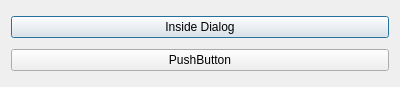
<?xml version="1.0" encoding="UTF-8"?>
<ui version="4.0">
 <class>SomeDialog</class>
 <widget class="QDialog" name="SomeDialog">
  <property name="geometry">
   <rect>
    <x>0</x>
    <y>0</y>
    <width>400</width>
    <height>87</height>
   </rect>
  </property>
  <property name="windowTitle">
   <string>Dialog</string>
  </property>
  <layout class="QVBoxLayout" name="verticalLayout">
   <item>
    <widget class="QPushButton" name="pushButton">
     <property name="text">
      <string>Inside Dialog</string>
     </property>
    </widget>
   </item>
   <item>
    <widget class="QPushButton" name="pushButton_2">
     <property name="text">
      <string>PushButton</string>
     </property>
    </widget>
   </item>
  </layout>
 </widget>
 <resources/>
 <connections/>
</ui>
